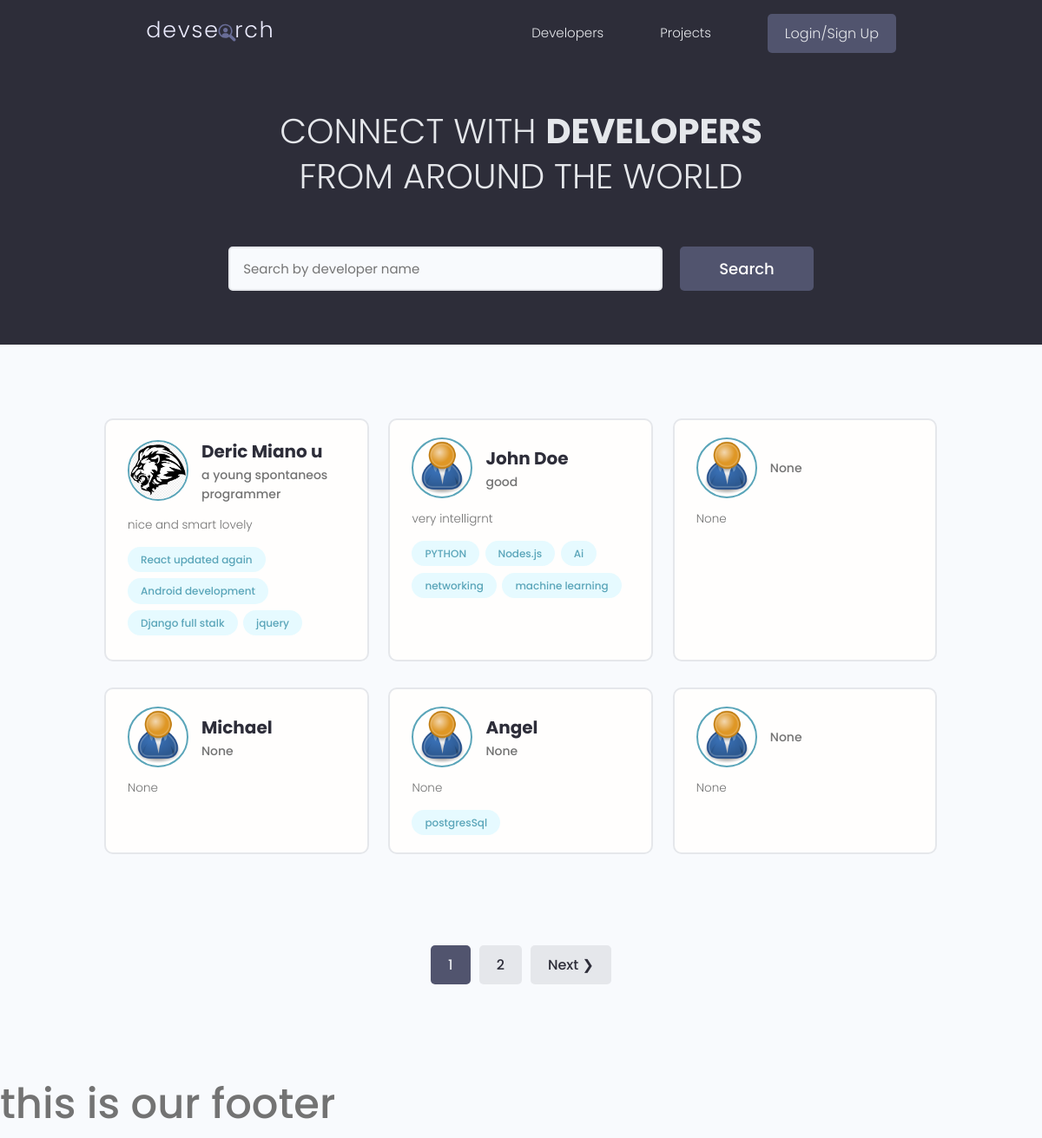
The page / on the database its author committed.
### users/models.py (models this page shows, shortened)
class Profile(models.Model):
    user = models.OneToOneField(User, on_delete=models.CASCADE, null=True, blank=True)
    name = models.CharField(max_length=200, blank=True, null=True)
    email = models.EmailField(max_length=500, blank=True, null=True)
    username = models.CharField(max_length=500, blank=True, null=True)
    location = models.CharField(max_length=500, blank=True, null=True)
    short_intro = models.CharField(max_length=200, blank=True, null=True)
    bio = models.TextField(blank=True, null=True)
    profile_image = models.ImageField(null=True, blank=True,
                                      upload_to='profiles/', default='profiles/user-default.png')
    social_github = models.CharField(max_length=200, blank=True, null=True)
    social_twitter = models.CharField(max_length=200, blank=True, null=True)
    social_linkedin = models.CharField(max_length=200, blank=True, null=True)
    social_youtube = models.CharField(max_length=200, blank=True, null=True)
    social_website = models.CharField(max_length=200, blank=True, null=True)
    created = models.DateTimeField(auto_now_add=True)
    id = models.UUIDField(default=uuid.uuid4, unique=True, primary_key=True, editable=False)
    class Meta:
        ordering = ['created']
    @property
    def imageURL(self):
        try:
            url = self.profile_image.url
        except:
            url = ''
        return url

class Skill(models.Model):
    owner = models.ForeignKey(
        Profile, on_delete=models.CASCADE, null=True,blank=True)
    name = models.CharField(max_length=200, blank=True, null=True)
    description = models.TextField(null=True, blank=True)
    created = models.DateTimeField(auto_now_add=True)
    id = models.UUIDField(default=uuid.uuid4, unique=True, primary_key=True, editable=False)
    def __str__(self):
        return str(self.name)

### users/views.py (the view)
# urls.py: path('', views.profiles, name='profiles'),
def profiles(request):
    profiles, search_query = searchProfiles(request)
    custom_range, profiles = paginateProfiles(request, profiles,6)
    context = {'profiles': profiles, 'search_query': search_query, 'custom_range': custom_range}
    return render(request, 'users/profiles.html', context)

### users/utils.py (called while the page is built)
def paginateProfiles(request, profiles, results):
    page = request.GET.get('page')
    paginator = Paginator(profiles, results)
    try:
        profiles = paginator.page(page)
    except PageNotAnInteger:
        page = 1
        profiles = paginator.page(page)
    except EmptyPage:
        page = paginator.num_pages
        profiles = paginator.page(page)
    leftIndex = (int(page) - 4)
    if leftIndex < 1:
        leftIndex = 1
    rightIndex = (int(page) + 5)
    if rightIndex > paginator.num_pages:
        rightIndex = paginator.num_pages + 1
    custom_range = range(leftIndex, rightIndex)
    return custom_range, profiles

def searchProfiles(request):
    search_query = ''
    if request.GET.get('search_query'):
        search_query = request.GET.get('search_query')
    skills = Skill.objects.filter(name__icontains=search_query)
    profiles = Profile.objects.distinct().filter(
        Q(name__icontains=search_query) |
        Q(short_intro__icontains=search_query) |
        Q(skill__in=skills)
    )
    return profiles, search_query

### users/templates/users/profiles.html (shortened to what this page needs)
<!DOCTYPE html>
{% extends 'main.html' %}
{% block content %}
<html lang="en">
<head>
</head>
<body>
  <main class="home">
    <section class="hero-section text-center">
      <div class="container container--narrow">
        <div class="hero-section__box">
          <h2>CONNECT WITH <span>DEVELOPERS</span></h2>
          <h2>FROM AROUND THE WORLD</h2>
        </div>
        <div class="hero-section__search">
          <form id="searchForm" class="form" action="{% url 'profiles' %}" method="get">
            <div class="form__field">
              <input class="input input--text" id="formInput#search" type="text" name="search_query" value="{{ search_query }}"
                placeholder="Search by developer name" />
            </div>
            <input class="btn btn--sub btn--lg" type="submit" value="Search" />
          </form>
        </div>
      </div>
    </section>
    <section class="devlist">
      <div class="container">
        <div class="grid grid--three">
            {% for profile in profiles %}
          <div class="column card">
            <div class="dev">
              <a href="{% url 'user-profile' profile.id %}" class="card__body">
                <div class="dev__profile">
                  <img class="avatar avatar--md" src="{{ profile.imageURL }}" />
                  <div class="dev__meta">
                    <h3>{{ profile.name }}</h3>
                    <h5>{{ profile.short_intro|slice:"60" }}</h5>
                  </div>
                </div>
                <p class="dev__info">{{ profile.bio|slice:"150" }}</p>
                <div class="dev__skills">
                    {% for skill in profile.skill_set.all|slice:"5" %}
                  <span class="tag tag--pill tag--main">
                    <small>{{ skill }}</small>
                  </span>
                        {% endfor %}
                </div>
              </a>
            </div>
          </div>
            {% endfor %}
        </div>
      </div>
    </section>
      {% include 'pagination.html' with queryset=profiles custom_range=custom_range %}
  </main>
</body>
</html>
{% endblock %}

### templates/main.html (shortened to what this page needs)
<!DOCTYPE html>
{% load static %}
<html lang="en">
<head>
  <link rel="stylesheet" href="https://cdn.iconmonstr.com/1.3.0/css/iconmonstr-iconic-font.min.css" />
  <link rel="stylesheet" href="{% static 'uikit/styles/uikit.css' %}" />
  <link rel="stylesheet" href="{% static 'styles/app.css' %}" />
</head>
<body>
{% include 'navbar.html' %}
{% block content %}
{% endblock content %}
<h1>this is our footer</h1>
</body>
</html>

### templates/navbar.html (shortened to what this page needs)
<!DOCTYPE html>
{% load static %}
<html lang="en">
<head>
</head>
<body>
  <header class="header">
    <div class="container container--narrow">
      <a href="{% url 'profiles' %}" class="header__logo">
        <img src="{% static 'images/logo.svg' %}" alt="DevSearch Logo" />
      </a>
      <nav class="header__nav">
        <ul class="header__menu">
          <li class="header__menuItem"><a href="{% url 'profiles' %}">Developers</a></li>
          <li class="header__menuItem"><a href="{% url 'projects' %}">Projects</a></li>
            {% if request.user.is_authenticated %}
                 <li class="header__menuItem"><a href="{% url 'inbox' %}">Inbox</a></li>
                <li class="header__menuItem"><a href="{% url 'account' %}">My Account</a></li>
          <li class="header__menuItem"><a href="{% url 'create-project' %}">Add project</a></li>
          <li class="header__menuItem"><a href="{% url 'logout' %}" class="btn btn--sub">Logout</a></li>
                {% else %}
            <li class="header__menuItem"><a href="{% url 'login' %}" class="btn btn--sub">Login/Sign Up</a></li>
            {% endif %}
        </ul>
      </nav>
    </div>
  </header>
</body>
</html>

### templates/pagination.html (shortened to what this page needs)
{% if queryset.has_other_pages %}
<div class="pagination">
    <ul class="container">
        {% for page in custom_range %}
        {% if page == queryset.number%}
        <li><a href="?page={{page}}" class="btn page-link btn--sub" data-page="{{page}}">{{page}}</a></li>
        {% else %}
        <li><a href="?page={{page}}" class="btn page-link" data-page="{{page}}">{{page}}</a></li>
        {% endif %}
        {% endfor %}
        {% if queryset.has_next %}
        <li><a href="?page={{queryset.next_page_number}}" class="btn page-link"
                data-page="{{queryset.next_page_number}}">Next &#10095;</a></li>
        {% endif %}
    </ul>
</div>
{% endif %}

### static/styles/app.css (style rules this page uses)
:root { --color-sub: #2d2d39; }
.btn--sub { background-color: var(--color-sub-light); }
.card { border: 2px solid var(--color-light); }
img { width: 100%; }
.header { position: sticky; z-index: 111; background-color: var(--color-sub); padding: 1.5rem 0; }
.header > .container { display: flex; justify-content: space-between; align-items: center; }
.header__logo > img { height: 3.8rem; }
.header__nav > ul { display: inline-flex; align-items: center; list-style: none; gap: 6.5rem; }
.header__menuItem > a { color: var(--color-light); font-weight: 300; }
.hero-section { height: 40vh; display: flex; align-items: center; background-color: var(--color-sub); }
.hero-section__box { margin-bottom: 4rem; }
.hero-section__box > h2, .hero-section__box > h2 > span { font-size: 4rem; color: var(--color-light); line-height: 1.3; text-transform: uppercase; }
.hero-section__box > h2 { font-weight: 300; }
.hero-section__box > h2 > span { font-weight: 700; }
.hero-section__search > .form { display: flex; align-items: center; justify-content: center; gap: 2rem; }
.hero-section__search > .form input.input--text { width: 50rem; }
.devlist { margin-top: 8rem; }
.devlist .grid { align-items: stretch; }
.devlist .dev .dev__profile { display: flex; align-items: center; gap: 1.5rem; }
.devlist .dev .dev__meta h3 { color: var(--color-sub); font-size: 2rem; font-weight: 700; }
.devlist .dev .dev__meta h5 { color: var(--color-text); font-size: 1.4rem; font-weight: 500; }
.devlist .dev .dev__info { margin: 1.5rem 0; font-size: 1.35rem; line-height: 1.4; text-align: justify; }
.pagination { margin-top: 8rem; margin-bottom: 10rem; }
.pagination > ul { flex-wrap: wrap; list-style: none; display: flex; align-items: center; justify-content: center; gap: 1rem; }
.pagination .btn { color: var(--color-sub); }
.pagination .btn.btn--sub { color: var(--color-light); }

### static/uikit/styles/modules/_variables.css (style rules this page uses)
:root { --color-main: #5aa5b9; --color-main-light: #e6faff; --color-sub: #3f4156; --color-sub-light: #51546e; --color-sub-lighter: #ededfd; --color-text: #737373; --color-gray: #8b8b8b; --color-light: #e5e7eb; --color-light-gray: #767676; --color-bg: #f8fafd; --color-white: #fffefd; --color-white-light: #f3f3f3; --color-success: #359e64; --color-success-bg: #def8e8; --color-error: #fc4b0b; --color-error-bg: #fff2ee; --font-base: 'Poppins', arial, helvetica, 'Segoe UI', roboto, ubuntu, sans-serif; --font-monospace: 'Fira Code', 'Courier New', courier, monospace; --font-regular: 300; --font-medium: 500; --font-bold: 700; --generic-shadow: 1px 1px 5px #00000010; --generic-transition: all 0.3s ease-in-out; }

### static/uikit/styles/modules/_base.css (style rules this page uses)
* { margin: 0; padding: 0; box-sizing: border-box; text-rendering: optimizeLegibility; color: inherit; font-size: inherit; }
html { font-size: 50%; }
@media only screen and (min-width: 480px) { html { font-size: 56.25%; } }
@media only screen and (min-width: 1200px) { html { font-size: 62.5%; } }
body { line-height: 1.6; font-weight: 400; font-size: 1.5rem; color: var(--color-text); background-color: var(--color-bg); min-height: 100vh; }

### static/uikit/styles/modules/_typography.css (style rules this page uses)
* { font-family: var(--font-base); }
h1 { font-size: 4.8rem; font-weight: var(--font-medium); }
h2 { font-size: 3.6rem; font-weight: var(--font-bold); }
h3 { font-size: 3.2rem; font-weight: var(--font-medium); }
h5 { font-size: 2.4rem; font-weight: var(--font-medium); }
h5, h6 { font-weight: var(--font-regular); }
p, span, strong { font-size: 1.6rem; color: var(--color-text); font-weight: var(--font-regular); }
a { padding-bottom: 2px; text-decoration: none; display: inline-block; color: var(--color-main); font-weight: var(--font-medium); }

### static/uikit/styles/modules/_utilities.css (style rules this page uses)
.container { width: 92%; max-width: 165rem; margin: 0 auto; box-sizing: border-box; }
.container--narrow { width: 92%; max-width: 120rem; }
@media screen and (min-width: 1000px) { .container { width: 90%; } }
@media screen and (min-width: 1000px) { .container--narrow { width: 85%; } }
@media screen and (min-width: 1200px) { .container { width: 80%; } }
@media screen and (min-width: 1200px) { .container--narrow { width: 72%; } }
.text-center { text-align: center; }

### static/uikit/styles/modules/_avatar.css (style rules this page uses)
.avatar { border-radius: 50%; border: 2px solid var(--color-main); object-fit: cover; }
.avatar--md { height: 7rem; width: 7rem; }

### static/uikit/styles/modules/_card.css (style rules this page uses)
.card { border-radius: 1rem; background-color: var(--color-white); border: 1.5px solid var(--color-light); width: auto; height: auto; margin-top: 0.5rem; margin-bottom: 0.5rem; overflow: hidden; }
.card__body, .card__header { padding: 2rem 2.5rem; }

### rows shown on the page
Profile: imageURL (picture), name "Deric Miano u", short_intro "a young spontaneos programmer", bio "nice and smart lovely"
Skill: name "React updated again"
Skill: name "Android development"
Skill: name "Django full stalk"
Skill: name "jquery"
Profile: imageURL (placeholder picture), name "John Doe", short_intro "good", bio "very intelligrnt"
Skill: name "PYTHON"
Skill: name "Nodes.js"
Skill: name "Ai"
Skill: name "networking"
Skill: name "machine learning"
Profile: imageURL (placeholder picture), short_intro "None", bio "None"
Profile: imageURL (placeholder picture), name "Michael", short_intro "None", bio "None"
Profile: imageURL (placeholder picture), name "Angel", short_intro "None", bio "None"
Skill: name "postgresSql"
Profile: imageURL (placeholder picture), short_intro "None", bio "None"

### other values the page prints
{{ page }} "1"
{{ page }} "2"
